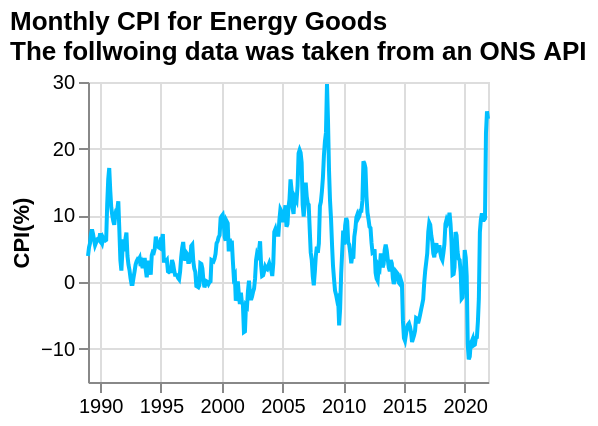

Express this chart as Vega-Lite.
### Vega-Lite specification from a JSON file in a GitHub repository (floating-point values rounded to 4 significant figures; data arrays with more than 128 entries replaced by an {"elided": "..."} marker saying what was removed)
{"$schema": "https://vega.github.io/schema/vega-lite/v5.json", "title": {"text": "Monthly CPI for Energy Goods", "subtitle": "The follwoing data was taken from an ONS API", "subtitleFontStyle": "Ubuntu", "anchor": "start", "color": "black"}, "data": {"values": {"elided": "405 records"}}, "height": 150, "width": 200, "mark": {"type": "line", "color": "#00BFFF", "strokeWidth": 2, "opacity": 1}, "transform": [{"filter": "datum.year>minYear"}, {"filter": "datum.year<maxYear"}], "params": [{"name": "minYear", "value": 1980, "bind": {"input": "range", "min": 1980, "max": 2022, "step": 1, "name": "Start year:"}}, {"name": "maxYear", "value": 2022, "bind": {"input": "range", "min": 1980, "max": 2022, "step": 1, "name": "End year:"}}], "encoding": {"x": {"field": "date", "type": "temporal", "axis": {"labelAngle": 0}, "title": ""}, "y": {"field": "value", "type": "quantitative", "title": "CPI(%)"}}}
